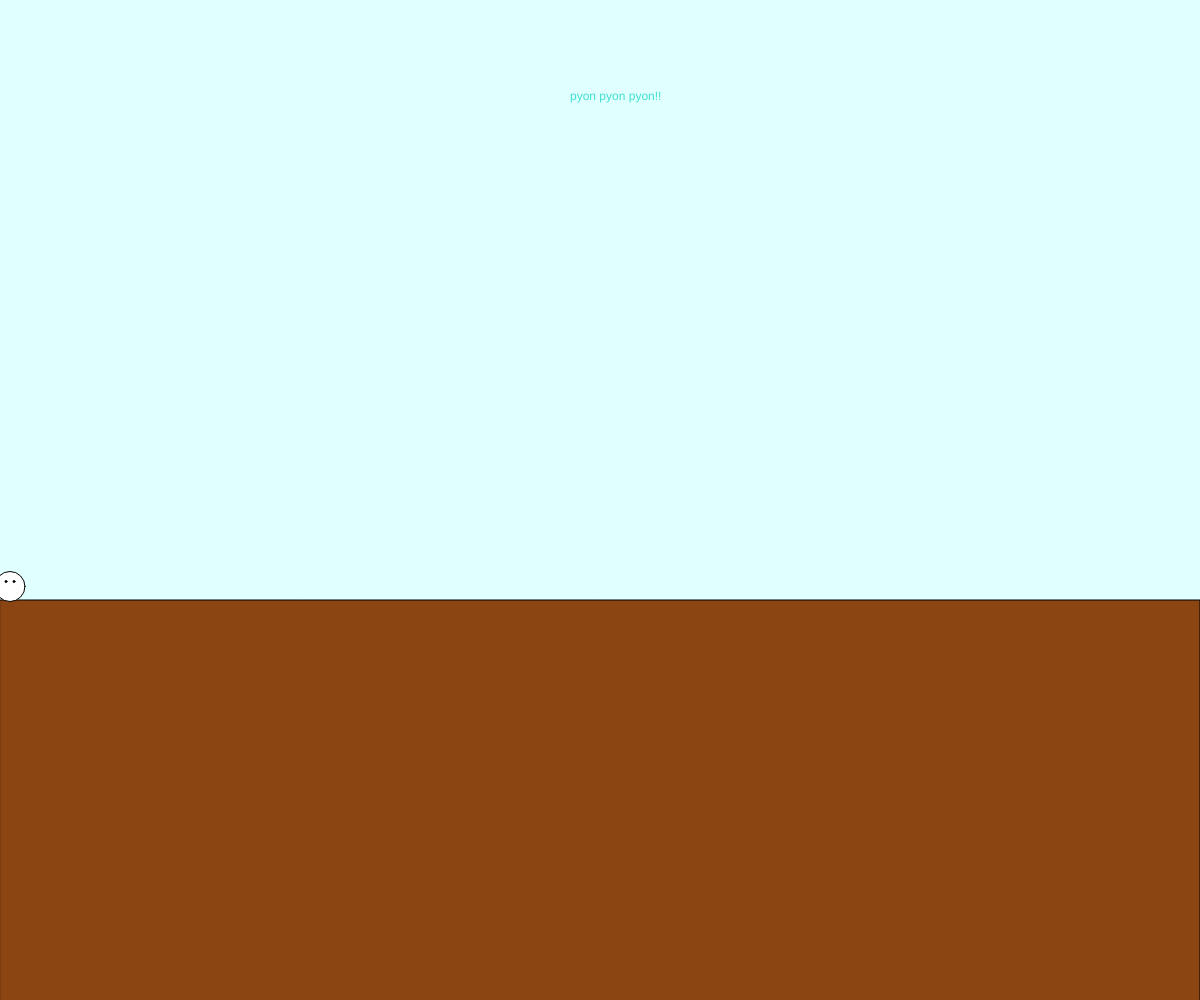
Frame 1 (no input)
Frame 60 (no input): identical to frame 1, image omitted
Frame 120 (the mouse pressed at the canvas centre since frame 60): identical to frame 1, image omitted

The p5.js sketch that drew this single still picture (run headless with seeded random() and noise() and a simulated clock; from frame 60 on, the mouse is pressed at the canvas centre):

// p5.js sketch
// ── sketch.js
// 最終課題を制作しよう
let x = 10;
let y = 1000;

function setup(){
  createCanvas(windowWidth, windowHeight);
}

// キー操作でfaceが動く
function draw(){
  if(keyIsDown(LEFT_ARROW)){
   x -= 5;
}
  if(keyIsDown(RIGHT_ARROW)){
    x += 5;
  }
  if(keyIsDown(UP_ARROW)){
    y -= 10;
  }

//faceが地面より下に行かないでほしい
  y = constrain(y, 0, 3*windowHeight/5);

// jump後落ちてくる処理
  if(y<1000) { //ちょっとずつ縦速度が下がる
      y += 1.5;
    } else { //地面に着いたら縦速度を0に
      y = 0;
      y = 350;
    }

 background(224, 255, 255);
// 地面
 fill(139, 69, 19);
 rect(0,3*windowHeight/5, windowWidth, windowHeight);
 // 題名
 fill(64, 224, 208);
 text("pyon pyon pyon!!", windowWidth / 2 -30, windowHeight / 10);
 // キャラクター
 fill(210, 180, 140);
 face (x, y);
 // cloud (2*windowWidth / 5, windowHeight / 5);

//画面内で収まるように
 if(x > windowWidth){ x = windowWidth; }
  else if(x < 0){ x = 0; }
  if(y > windowHeight){ y = windowHeight; }
  if(y < 0){ y = 0; }
}

// 自作関数
function face(x, y){
  push();
  fill(255);
  ellipse(x, y - 15, 30);
  fill(0);
  ellipse(x + 4, y - 20, 2);
  ellipse(x - 4, y - 20, 2);
  pop();
}

// function cloud(x, y){
//   push();
//   noStroke();
//   fill(255);
//   for(let x = 0; x < x*6; x = x + 20){
//   ellipse(x, y, 20);
//   y +=20;
// }
//   pop();
// }
// 雲を描く関数を作りかけました

//クリックしたところにボックスできる：難しかったため今後挑戦

function windowResized(){
  resizeCanvas(windowWidth, windowHeight);
}
